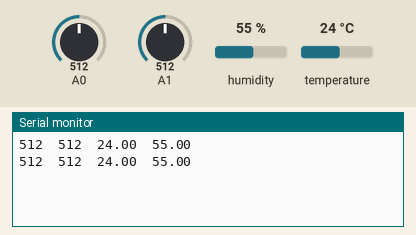
A sketch run on a simulated Arduino Uno, built with avr-gcc and run on an emulated ATmega328P. Shown: the last lines printed to the serial monitor. Inputs (shaded band) come from the test bench; at power-on: humidity 55 %, A0 = 512, A1 = 512, temperature 24 °C.

Above: at 1.8 s.
1.9 s: humidity set to 22 %
At 2.6 s:
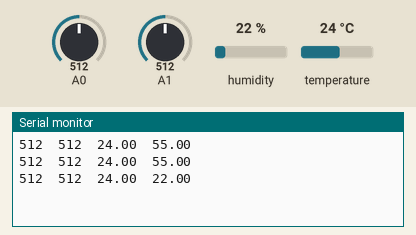
3.4 s: A0 set to 716
At 4.4 s:
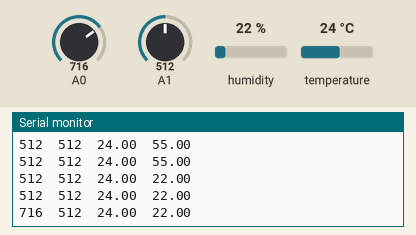
4.9 s: A1 set to 716
At 5.8 s:
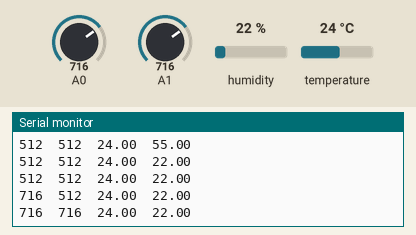
6.4 s: temperature set to 12 °C
At 7.7 s:
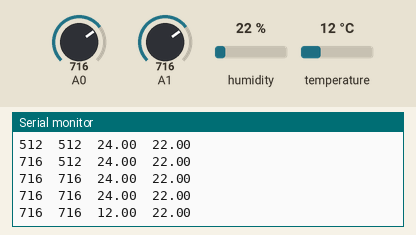
7.9 s: A0 set to 992
At 8.8 s:
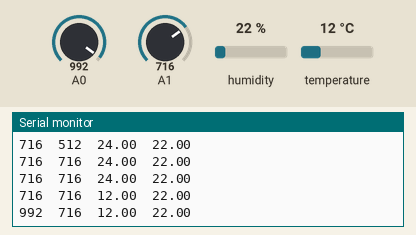
9.4 s: A1 set to 992
At 10.8 s:
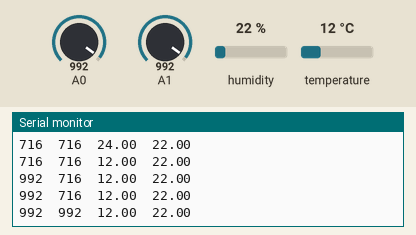
Timing chart, 0 to 11.9 s (numbered marks = the images above; inputs shaded):
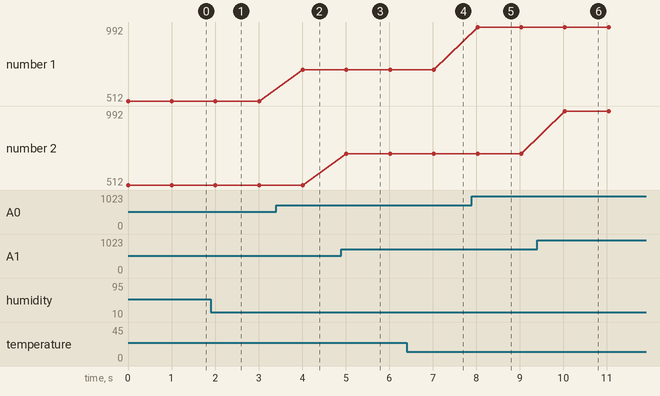

The sketch:

arduino.ino
```cpp
#include <Wire.h>
#include "SparkFunBME280.h"

BME280 sensor;

void setup()
{
  Serial.begin(9600);
  while (!Serial) {
    ; // wait for serial port to connect. Needed for native USB port only
  }
  Wire.begin();
  if ( !sensor.beginI2C() )
  {
    Serial.println("The sensor did not respond.");
    while (1);
  }
}

void loop()
{
  int moisture = analogRead(A0);
  Serial.print(moisture);
  Serial.print('\t');

  int light = analogRead(A1);
  Serial.print(light);
  Serial.print('\t');

  float temperature = sensor.readTempC();
  Serial.print(temperature);
  Serial.print('\t');

  float humidity = sensor.readFloatHumidity();
  Serial.print(humidity);
  Serial.print('\n');

  delay(1000);
}
```

Measured:
- after the input at 1.9 s, the serial monitor: prints a new line after 0.11 s (image 1)
- after the input at 3.4 s, the serial monitor: prints a new line after 0.62 s (image 2)
- after the input at 4.9 s, the serial monitor: prints a new line after 0.12 s (image 3)
- after the input at 6.4 s, the serial monitor: prints a new line after 0.63 s (image 4)
- after the input at 7.9 s, the serial monitor: prints a new line after 0.13 s (image 5)
- after the input at 9.4 s, the serial monitor: prints a new line after 0.64 s (image 6)
- plotted number 1: 512 → 716 after the input at 3.4 s, 716 → 992 after the input at 7.9 s
